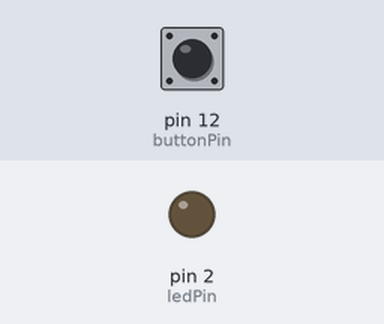
Bench run of a sketch on a simulated Arduino Uno, built with avr-gcc and run on an emulated ATmega328P. Parts: output pins drawn as LEDs (lit = HIGH). Dashed ring = blinking. The test bench sets the inputs (shaded band); at power-on: pin 12 (buttonPin) LOW.

Above: at 1.2 s.
1.3 s: pin 12 (buttonPin) pulled HIGH for 1 s
At 1.4 s:
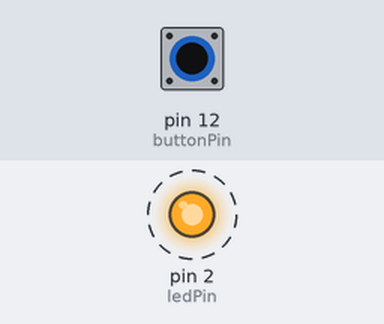
4.3 s: pin 12 (buttonPin) pulled HIGH for 3.2 s
At 8.5 s:
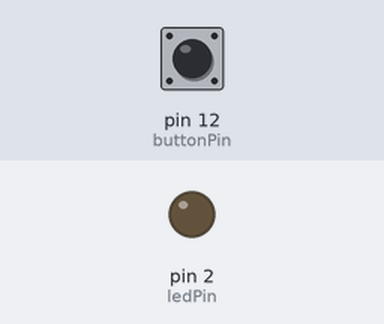
Timing chart, 0 to 10.0 s (numbered marks = the images above; inputs shaded):
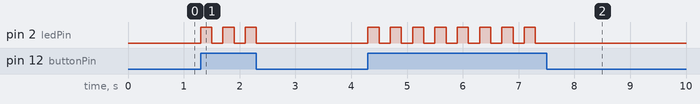

Measured:
- after the input at 1.3 s, pin 2 (ledPin): alternates HIGH for 0.20 s and LOW for 0.20 s, 6 changes in all, then stays LOW, starting at once
- after the input at 4.3 s, pin 2 (ledPin): alternates HIGH for 0.20 s and LOW for 0.20 s, 16 changes in all, then stays LOW, starting at once

The sketch:

Button_led.ino
```cpp
int ledPin = 2;
int buttonPin = 12;
int state;

void setup() {
  // put your setup code here, to run once:
Serial.begin(9600);
pinMode(buttonPin, INPUT);
pinMode(ledPin, OUTPUT);

}

void loop() {
  // put your main code here, to run repeatedly
  state = digitalRead(buttonPin);
  if(state ==  HIGH){
  digitalWrite(ledPin, HIGH);
  delay(200);
  digitalWrite(ledPin, LOW);
  delay(200);
  }
  else{
    digitalWrite(ledPin, LOW);
  }
}
```
